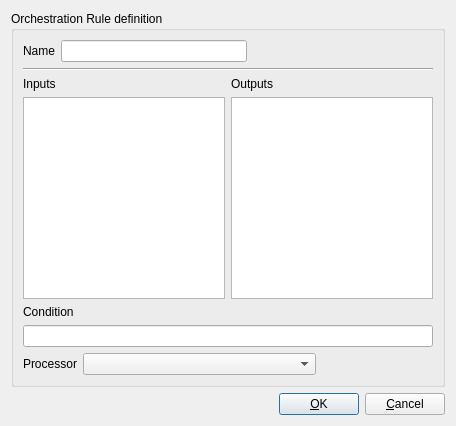
<?xml version="1.0" encoding="UTF-8"?>
<ui version="4.0">
 <class>RuleEdit</class>
 <widget class="QDialog" name="RuleEdit">
  <property name="geometry">
   <rect>
    <x>0</x>
    <y>0</y>
    <width>456</width>
    <height>426</height>
   </rect>
  </property>
  <property name="windowTitle">
   <string>Orchestration Rule Editor</string>
  </property>
  <layout class="QVBoxLayout" name="verticalLayout_4">
   <item>
    <widget class="QGroupBox" name="gpboxTool">
     <property name="title">
      <string>Orchestration Rule definition</string>
     </property>
     <layout class="QVBoxLayout" name="verticalLayout_3">
      <item>
       <layout class="QHBoxLayout" name="horizontalLayout_4">
        <item>
         <widget class="QLabel" name="label_5">
          <property name="text">
           <string>Name</string>
          </property>
          <property name="alignment">
           <set>Qt::AlignLeading|Qt::AlignLeft|Qt::AlignVCenter</set>
          </property>
         </widget>
        </item>
        <item>
         <layout class="QHBoxLayout" name="horizontalLayout_5">
          <item>
           <widget class="QLineEdit" name="edName"/>
          </item>
          <item>
           <spacer name="horizontalSpacer_3">
            <property name="orientation">
             <enum>Qt::Horizontal</enum>
            </property>
            <property name="sizeHint" stdset="0">
             <size>
              <width>40</width>
              <height>20</height>
             </size>
            </property>
           </spacer>
          </item>
         </layout>
        </item>
       </layout>
      </item>
      <item>
       <widget class="Line" name="line">
        <property name="orientation">
         <enum>Qt::Horizontal</enum>
        </property>
       </widget>
      </item>
      <item>
       <layout class="QHBoxLayout" name="horizontalLayout_2">
        <item>
         <layout class="QVBoxLayout" name="verticalLayout">
          <item>
           <widget class="QLabel" name="label_6">
            <property name="text">
             <string>Inputs</string>
            </property>
            <property name="alignment">
             <set>Qt::AlignLeading|Qt::AlignLeft|Qt::AlignVCenter</set>
            </property>
           </widget>
          </item>
          <item>
           <widget class="QListWidget" name="lstwdgInputs">
            <property name="alternatingRowColors">
             <bool>true</bool>
            </property>
            <property name="selectionMode">
             <enum>QAbstractItemView::MultiSelection</enum>
            </property>
           </widget>
          </item>
         </layout>
        </item>
        <item>
         <layout class="QVBoxLayout" name="verticalLayout_2">
          <item>
           <widget class="QLabel" name="label_8">
            <property name="text">
             <string>Outputs</string>
            </property>
            <property name="alignment">
             <set>Qt::AlignLeading|Qt::AlignLeft|Qt::AlignVCenter</set>
            </property>
           </widget>
          </item>
          <item>
           <widget class="QListWidget" name="lstwdgOutputs">
            <property name="alternatingRowColors">
             <bool>true</bool>
            </property>
            <property name="selectionMode">
             <enum>QAbstractItemView::MultiSelection</enum>
            </property>
           </widget>
          </item>
         </layout>
        </item>
       </layout>
      </item>
      <item>
       <widget class="QLabel" name="label_7">
        <property name="text">
         <string>Condition</string>
        </property>
        <property name="alignment">
         <set>Qt::AlignLeading|Qt::AlignLeft|Qt::AlignVCenter</set>
        </property>
       </widget>
      </item>
      <item>
       <widget class="QLineEdit" name="edCondition"/>
      </item>
      <item>
       <layout class="QHBoxLayout" name="horizontalLayout_3">
        <item>
         <widget class="QLabel" name="label_9">
          <property name="text">
           <string>Processor</string>
          </property>
          <property name="alignment">
           <set>Qt::AlignLeading|Qt::AlignLeft|Qt::AlignVCenter</set>
          </property>
         </widget>
        </item>
        <item>
         <layout class="QHBoxLayout" name="horizontalLayout" stretch="2,1">
          <item>
           <widget class="QComboBox" name="cboxProcessor"/>
          </item>
          <item>
           <spacer name="horizontalSpacer">
            <property name="orientation">
             <enum>Qt::Horizontal</enum>
            </property>
            <property name="sizeHint" stdset="0">
             <size>
              <width>40</width>
              <height>20</height>
             </size>
            </property>
           </spacer>
          </item>
         </layout>
        </item>
       </layout>
      </item>
     </layout>
    </widget>
   </item>
   <item>
    <layout class="QHBoxLayout" name="horizontalLayout_8">
     <property name="leftMargin">
      <number>0</number>
     </property>
     <property name="topMargin">
      <number>0</number>
     </property>
     <property name="rightMargin">
      <number>0</number>
     </property>
     <property name="bottomMargin">
      <number>0</number>
     </property>
     <item>
      <spacer name="horizontalSpacer_4">
       <property name="orientation">
        <enum>Qt::Horizontal</enum>
       </property>
       <property name="sizeHint" stdset="0">
        <size>
         <width>40</width>
         <height>20</height>
        </size>
       </property>
      </spacer>
     </item>
     <item>
      <widget class="QPushButton" name="btnOK">
       <property name="text">
        <string>&amp;OK</string>
       </property>
      </widget>
     </item>
     <item>
      <widget class="QPushButton" name="btnCancel">
       <property name="text">
        <string>&amp;Cancel</string>
       </property>
      </widget>
     </item>
    </layout>
   </item>
  </layout>
 </widget>
 <resources/>
 <connections>
  <connection>
   <sender>btnOK</sender>
   <signal>clicked()</signal>
   <receiver>RuleEdit</receiver>
   <slot>accept()</slot>
   <hints>
    <hint type="sourcelabel">
     <x>430</x>
     <y>184</y>
    </hint>
    <hint type="destinationlabel">
     <x>387</x>
     <y>183</y>
    </hint>
   </hints>
  </connection>
  <connection>
   <sender>btnCancel</sender>
   <signal>clicked()</signal>
   <receiver>RuleEdit</receiver>
   <slot>reject()</slot>
   <hints>
    <hint type="sourcelabel">
     <x>535</x>
     <y>187</y>
    </hint>
    <hint type="destinationlabel">
     <x>278</x>
     <y>189</y>
    </hint>
   </hints>
  </connection>
 </connections>
 <slots>
  <slot>showHelp()</slot>
  <slot>selectApp()</slot>
  <slot>selectProdTypes()</slot>
 </slots>
</ui>
